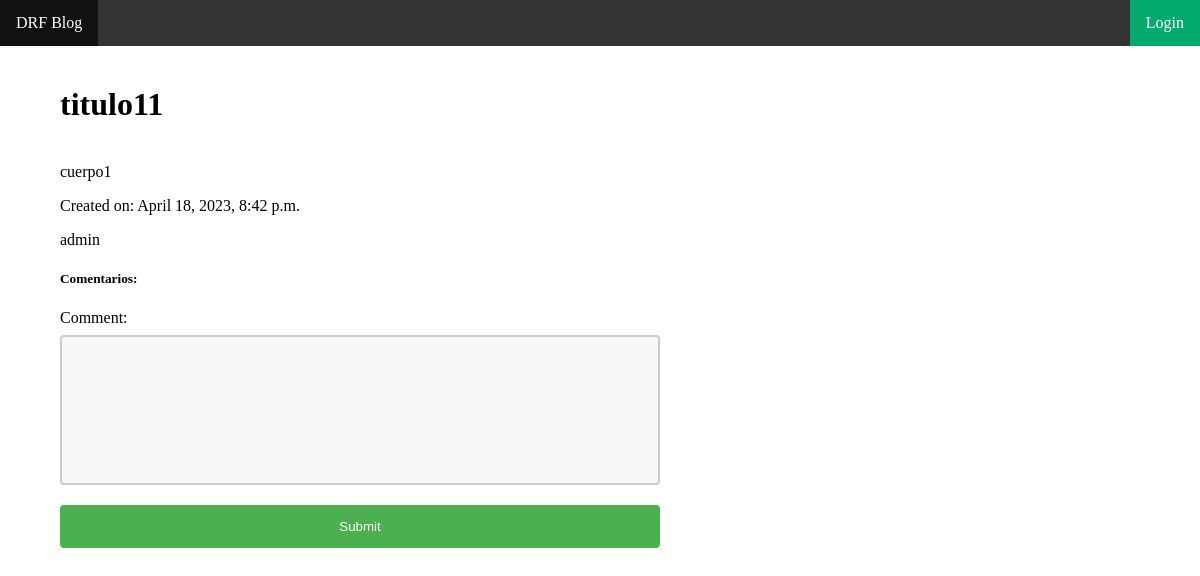
Before: /post/1/ with the older database file.
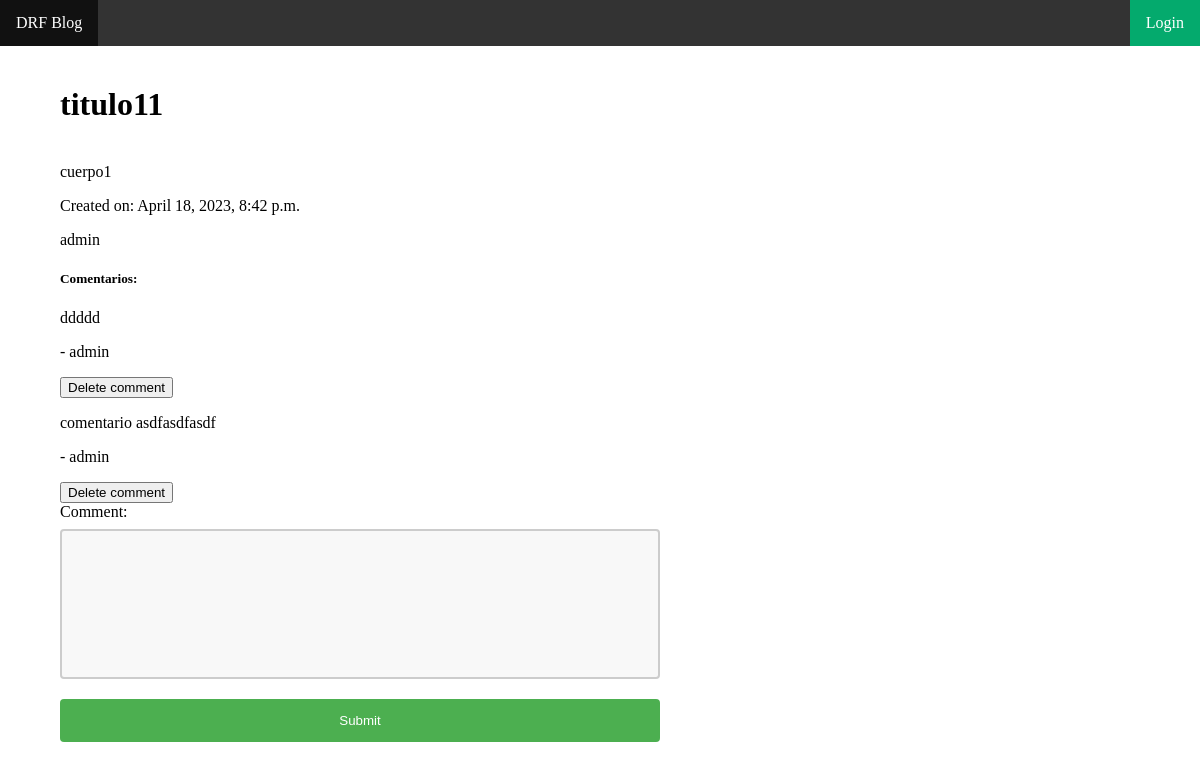
After: the same page with the newer database file.
### api/models.py (models this page shows)
class Comment(models.Model):
    created = models.DateTimeField(auto_now_add=True)
    body = models.TextField(blank=False)
    owner = models.ForeignKey('auth.User', related_name='comments', on_delete=models.CASCADE)
    post = models.ForeignKey('Post', related_name='comments', on_delete=models.CASCADE)
    class Meta:
        ordering = ['created']

### api/views.py (the view)
# urls.py: path('post/<int:pk>/', create_comment_with_form, name='create_comment_with_form'),
def create_comment_with_form(request, pk):
    post = get_object_or_404(Post, pk=pk)
    comments = post.comments.all()
    if request.method == "POST":
        form = CommentForm(request.POST)
        if form.is_valid():
            new_comment = form.save(commit=False)
            new_comment.owner = request.user
            new_comment.post = post
            new_comment.save()
            return redirect("create_comment_with_form", pk=pk)
    else:
        form = CommentForm()
    return render(request, "post_detail_with_form.html", {"post": post, "comments": comments, "form":form})

### api/forms.py
class CommentForm(forms.ModelForm):
    class Meta:
        model = Comment
        fields = ("body",)
        labels = {
            "body": "Comment"
        }

### templates/post_detail_with_form.html (shortened to what this page needs)
{% extends 'base.html' %} {% block content %}
<h1 class="section-title">{{ post.title }}</h1>
<p>{{ post.body }}</p>
<p>Created on: {{ post.created }}</p>
<p>{{ post.owner }}</p>
<h5>Comentarios:</h5>
{% for comment in comments %}
<p>{{comment.body}}</p>
<p>- {{comment.owner}}</p>
<a href="{% url 'delete_comment' comment.id %}"
  ><button>Delete comment</button></a
>
{% endfor %}
<form action="{% url 'create_comment_with_form' post.id %}" method="POST">
  {{ form }}
  <input type="submit" value="Submit" />
</form>
{% endblock %}

Changed rows visible on the page:
added Comment: body "ddddd", owner "admin"
added Comment: body "comentario asdfasdfasdf", owner "admin"
